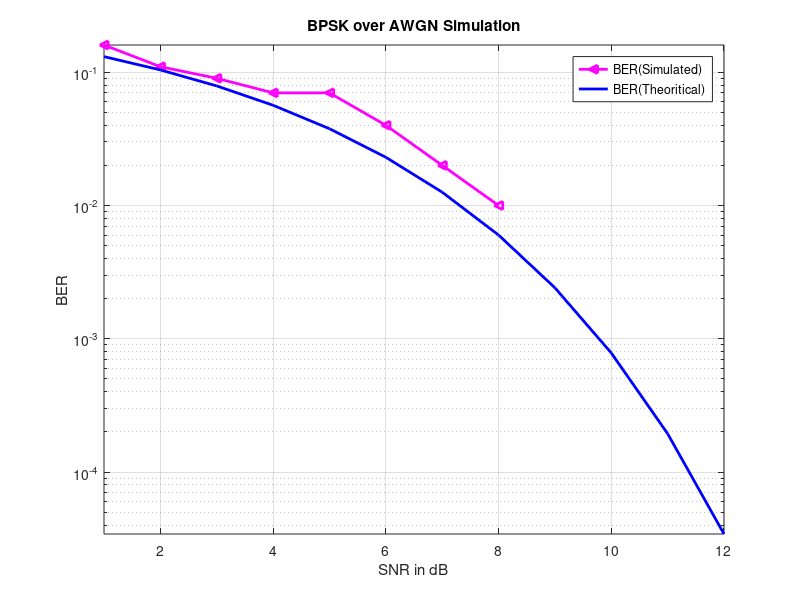

Source code (MATLAB):
close all;clear all;clc;
SNRdB=1:1:12;                                       %Signal to Noise Ratio in dB
SNR=10.^(SNRdB/10);                             %Signal to Noise Ratio in Linear Scale
Bit_Length=100;                                   %No. of Bits Transmitted
BER=zeros(1,length(SNRdB));      %Simulated Bit Error Rate

%% BPSK Transmission over AWGN channel
parfor k=1:length(SNR);
    x=(2*floor(2*rand(1,Bit_Length)))-1;
    y=(sqrt(SNR(k))*x)+randn(1,Bit_Length);
                                                                
    BER(k)=length(find((y.*x)<0));                  %Total number of bits in error
end
BER=BER/Bit_Length;
semilogy(SNRdB,BER,'m-<', 'linewidth' ,2.0);
hold on
semilogy(SNRdB,qfunc(sqrt(SNR)),'b-','linewidth',2.0);      %Theoritical Bit Error Rate
title('BPSK over AWGN Simulation');xlabel('SNR in dB');ylabel('BER');
legend('BER(Simulated)','BER(Theoritical)')
axis tight 
grid